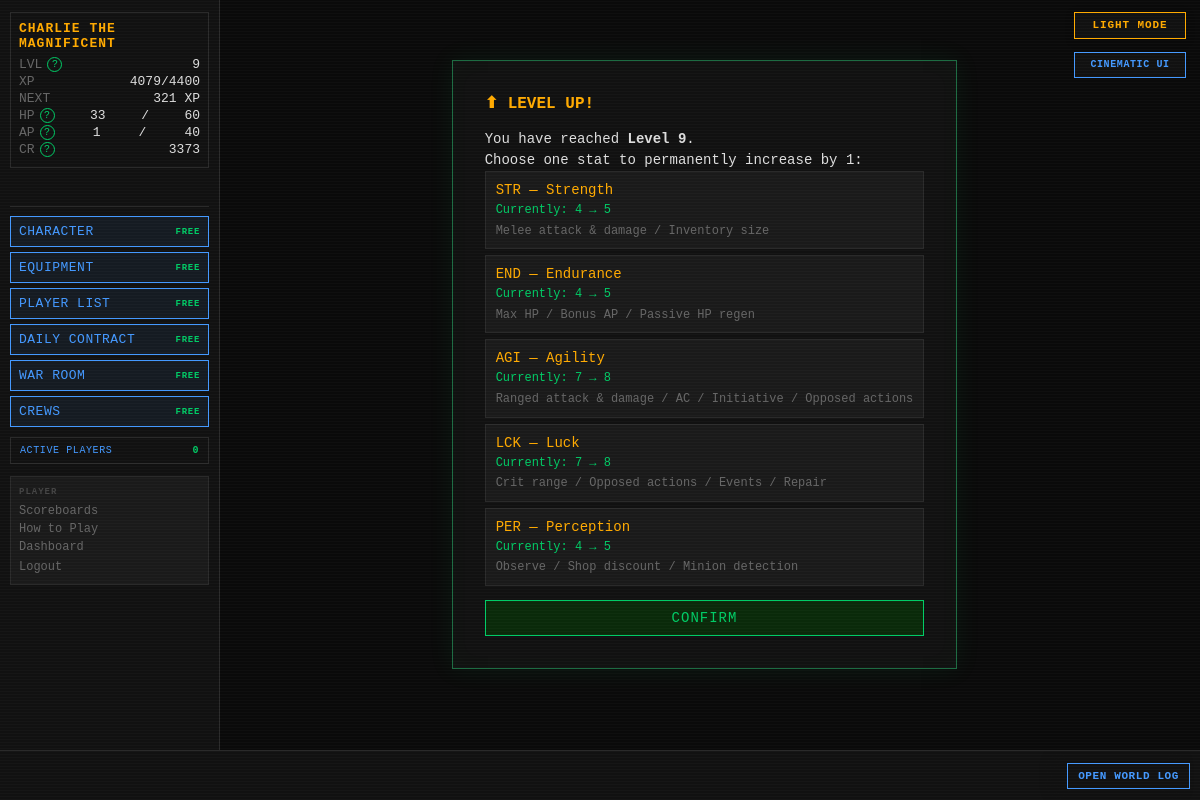
Page /levelup (signed in) on the committed database.
### tables this page shows
CREATE TABLE players (
    id                  INTEGER PRIMARY KEY AUTOINCREMENT,
    username            TEXT    UNIQUE NOT NULL,
    password_hash       TEXT    NOT NULL,
    email               TEXT    UNIQUE NOT NULL,
    character_name      TEXT    NOT NULL,
    sex                 TEXT    NOT NULL,
    class_id            INTEGER REFERENCES classes(id),
    str_stat            INTEGER NOT NULL DEFAULT 1,
    end_stat            INTEGER NOT NULL DEFAULT 1,
    agi_stat            INTEGER NOT NULL DEFAULT 1,
    lck_stat            INTEGER NOT NULL DEFAULT 1,
    per_stat            INTEGER NOT NULL DEFAULT 1,
    level               INTEGER NOT NULL DEFAULT 1,
    xp                  INTEGER NOT NULL DEFAULT 0,
    current_hp          INTEGER NOT NULL,
    current_ap          INTEGER NOT NULL,
    credits             INTEGER NOT NULL DEFAULT 25,
    equipped_weapon_id  INTEGER REFERENCES inventory_items(id),
    equipped_armor_id   INTEGER REFERENCES inventory_items(id),
    equipped_special_id INTEGER REFERENCES inventory_items(id),
    in_combat           INTEGER NOT NULL DEFAULT 0,
    pending_levelup     INTEGER NOT NULL DEFAULT 0,
    pending_perk        INTEGER NOT NULL DEFAULT 0,
    combat_preference   TEXT    NOT NULL DEFAULT "Balanced",
    is_banned           INTEGER NOT NULL DEFAULT 0,
    retired_at          TEXT,
    last_login_at       TEXT,
    created_at          TEXT    NOT NULL DEFAULT (datetime('now'))
);

### routes/auth.py (the view)
@bp.route("/levelup", methods=["GET"])
def levelup():
    player = g.player
    perks = _eligible_perks(player) if player.get("pending_perk") else []
    return render_template("auth/levelup.html", player=player, perks=perks)

### app.py (called while the page is built, shortened)
def _context_processor() -> dict:
    settings = get_all_settings()
    player = g.get("player")
    if not player:
        return {"settings": settings}
    active_count = execute_one(
        """SELECT COUNT(DISTINCT q.player_id) AS cnt FROM action_queue q
           JOIN players p ON p.id=q.player_id
           WHERE datetime(q.created_at)>=datetime('now','-5 minutes') AND p.is_banned=0"""
    )["cnt"]
    return {"player": player, "settings": settings,
            "active_player_count": active_count}

def _check_auth():
    if request.endpoint in _AUTH_EXEMPT:
        return None
    if not session.get("player_id"):
        return redirect(url_for("auth.login"))
    return None

def _load_player():
    player_id = session.get("player_id")
    if not player_id:
        return None
    reconcile_combat_state(player_id)
    player = get_player(player_id)
    if player is None:
        session.clear()
        return redirect(url_for("auth.login"))
    g.player = player
    return None

def _check_levelup():
    if request.endpoint in _LEVELUP_EXEMPT:
        return None

def _set_blackout_flag():
    settings = get_all_settings()
    blackout_mins = settings.get("MIDNIGHT_BLACKOUT_MINUTES", cfg.MIDNIGHT_BLACKOUT_MINUTES)
    now = datetime.now(timezone.utc)
    minutes_to_midnight = (24 * 60) - (now.hour * 60 + now.minute)
    g.blackout = (minutes_to_midnight <= blackout_mins)

### database.py (called while the page is built, shortened)
def get_db() -> sqlite3.Connection:
    if 'db' not in g:
        g.db = sqlite3.connect(
            cfg.DB_PATH,
            detect_types=sqlite3.PARSE_DECLTYPES,
            timeout=10,
        )
        g.db.row_factory = dict_factory
        g.db.execute("PRAGMA foreign_keys = ON")
        g.db.execute("PRAGMA journal_mode = WAL")
    return g.db

def dict_factory(cursor: sqlite3.Cursor, row: tuple) -> dict:
    return {col[0]: val for col, val in zip(cursor.description, row)}

@contextmanager
def exclusive_transaction():
    db = get_db()
    db.execute("BEGIN EXCLUSIVE")
    try:
        yield
        db.execute("COMMIT")
    except Exception:
        db.execute("ROLLBACK")
        raise

def execute(sql: str, params: tuple = ()) -> list[dict]:
    return get_db().execute(sql, params).fetchall()

def execute_one(sql: str, params: tuple = ()) -> dict | None:
    return get_db().execute(sql, params).fetchone()

def execute_write(sql: str, params: tuple = ()) -> int:
    cursor = get_db().execute(sql, params)
    return cursor.lastrowid if cursor.lastrowid else cursor.rowcount

### templates/auth/levelup.html (shortened to what this page needs)
{% extends "base.html" %}
{% block content %}
<div id="auth-box">
    <h2 class="auth-heading term-amber">⬆ LEVEL UP!</h2>
    <p>You have reached <strong>Level {{ player.level }}</strong>.</p>
    <p>Choose one stat to permanently increase by 1:</p>
    <form method="POST" action="{{ url_for('auth.levelup_post') }}">
        <div id="levelup-stats">
            {% for stat, label, detail in [
                ('STR', 'STR — Strength',    'Melee attack & damage / Inventory size'),
                ('END', 'END — Endurance',   'Max HP / Bonus AP / Passive HP regen'),
                ('AGI', 'AGI — Agility',     'Ranged attack & damage / AC / Initiative / Opposed actions'),
                ('LCK', 'LCK — Luck',        'Crit range / Opposed actions / Events / Repair'),
                ('PER', 'PER — Perception',  'Observe / Shop discount / Minion detection')
            ] %}
            <label class="stat-choice">
                <span class="stat-name">{{ label }}</span>
                <span class="stat-current">Currently: {{ player[stat.lower() + '_stat'] }} → {{ player[stat.lower() + '_stat'] + 1 }}</span>
                <span class="stat-detail">{{ detail }}</span>
            </label>
            {% endfor %}
        </div>
        <button type="submit" class="auth-btn">CONFIRM</button>
    </form>
</div>
{% endblock %}

### templates/base.html (shortened to what this page needs)
<!DOCTYPE html>
<html lang="en">
<head>
<link rel="stylesheet" href="{{ url_for('static', filename='style.css') }}">
</head>
<body class="{{ 'authenticated' if player else 'auth-page' }} {% block body_class %}{% endblock %}">
{% if settings.get('ALLOW_PLAYER_COLOR_OVERRIDE', true) %}<button id="theme-toggle" type="button" aria-label="Switch color theme" aria-pressed="false">
</button>{% endif %}
{% if settings.get('ALLOW_PLAYER_INTERFACE_OVERRIDE', true) %}
<button id="interface-toggle" type="button" aria-label="Switch interface style" aria-pressed="false">
</button>
{% endif %}
{% if player %}
<div id="left-col">
    <div id="status-block">
        <div class="status-name">{{ player.character_name }}</div>
        <div class="status-line">
            <span class="label">LVL</span>
            <span id="status-level">{{ player.level }}</span>
        </div>
        <div class="status-line">
            <span class="label">XP</span>
            <span><span id="status-xp">{{ player.xp }}</span><span id="status-xp-threshold">{% if player.get('next_level_xp') is not none %}/{{ player.get('next_level_xp') }}{% endif %}</span></span>
        </div>
        <div class="status-line" title="Experience still needed to reach level {{ player.level + 1 }}">
            <span class="label">NEXT</span>
            <span id="status-xp-next">{% if player.get('xp_to_next_level') is none %}MAX{% elif player.get('xp_to_next_level') <= 0 %}LEVEL UP{% else %}{{ player.get('xp_to_next_level') }} XP{% endif %}</span>
        </div>
        <div class="status-line">
            <span class="label">HP</span>
            <span id="status-hp">{{ player.current_hp }}</span>/<span id="status-maxhp">{{ player.max_hp }}</span>
        </div>
        <div class="status-line">
            <span class="label">AP</span>
            <span id="status-ap">{{ player.current_ap }}</span>/<span id="status-maxap">{{ player.max_ap }}</span>
        </div>
        <div class="status-line">
            <span class="label">CR</span>
            <span id="status-credits">{{ player.credits }}</span>
        </div>
    </div>
    <div class="free-action-buttons" aria-label="Free character actions">
        <a class="action-btn free-action-btn" href="{{ url_for('character.index') }}">
            CHARACTER <span class="free-cost">FREE</span>
        </a>
        <a class="action-btn free-action-btn" href="{{ url_for('character.equipment') }}">
            EQUIPMENT <span class="free-cost">FREE</span>
        </a>
        <a class="action-btn free-action-btn" href="{{ url_for('community.players') }}">PLAYER LIST <span class="free-cost">FREE</span></a>
        <a class="action-btn free-action-btn" href="{{ url_for('community.contracts') }}">DAILY CONTRACT <span class="free-cost">FREE</span></a>
        <a class="action-btn free-action-btn" href="{{ url_for('community.war_room') }}">WAR ROOM <span class="free-cost">FREE</span></a>
        <a class="action-btn free-action-btn" href="{{ url_for('crews.index') }}">CREWS <span class="free-cost">FREE</span></a>
    </div>
    <button id="active-players-toggle" class="active-players-toggle" type="button"
            data-url="{{ url_for('feeds.active_players') }}" aria-haspopup="dialog">
        ACTIVE PLAYERS <span id="active-player-count">{{ active_player_count }}</span>
    </button>
    <nav id="left-nav">
        <span class="nav-heading">PLAYER</span>
        <a href="{{ url_for('scoreboards.index') }}">Scoreboards</a>
        <a href="{{ url_for('feeds.game_help') }}">How to Play</a>
        <a href="{{ url_for('dashboard.index') }}">Dashboard</a>
        <form action="{{ url_for('auth.logout') }}" method="POST" style="margin:0">
            <button type="submit" class="nav-link-btn">Logout</button>
        </form>
    </nav>
</div>
{% endif %}
<div id="main">
    {% block content %}{% endblock %}
</div>
{% if player %}
<div id="ticker-wrap">
    <a id="ticker-log-link" href="{{ url_for('feeds.global_log') }}" title="Open the complete World Log">OPEN WORLD LOG</a>
    <div id="ticker">
    </div>
</div>
{% endif %}
</body>
</html>

### rows in the picture
players: character_name "CHARLIE THE MAGNIFICENT", level "9", xp "4079", current_hp "33", current_ap "1", credits "3373", str_stat "4" "4" "7" "7" "4", player[stat.lower()+'_stat']+1 "5" "5" "8" "8" "5"

### other values in the picture
{{ player.get('next_level_xp') }} "4400"
{{ player.get('xp_to_next_level') }} "321"
{{ player.max_hp }} "60"
{{ player.max_ap }} "40"
{{ active_player_count }} "0"
{{ label }} "STR — Strength" "END — Endurance" "AGI — Agility" "LCK — Luck" "PER — Perception"
{{ detail }} "Melee attack & damage / Inventory size" "Max HP / Bonus AP / Passive HP regen" "Ranged attack & damage / AC / Initiative / Opposed actions" "Crit range / Opposed actions / Events / Repair" "Observe / Shop discount / Minion detection"
